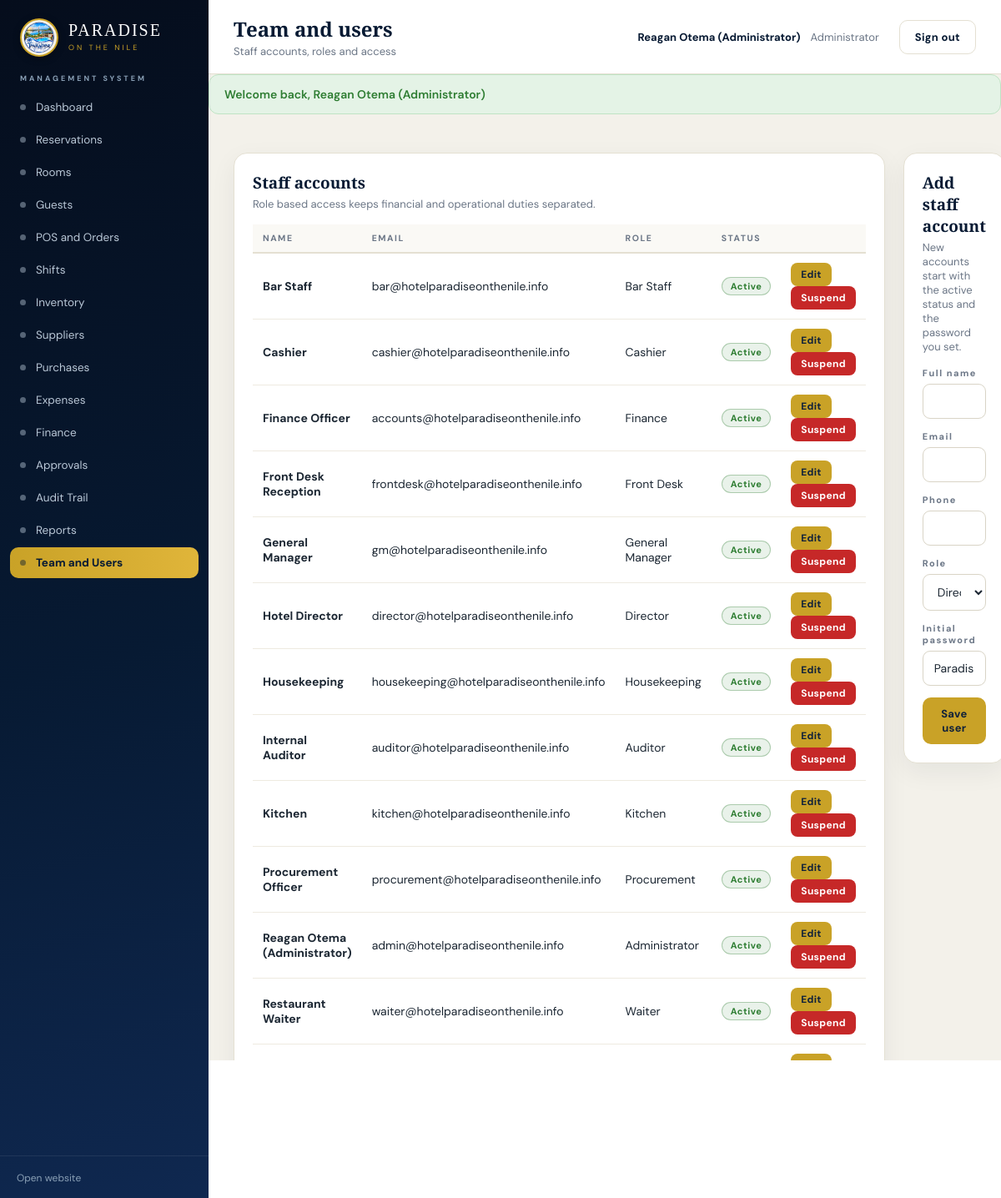
Page /backend-php/index.php?page=users (signed in) on the committed database.
### tables this page shows
CREATE TABLE IF NOT EXISTS users (
 id BIGINT UNSIGNED AUTO_INCREMENT PRIMARY KEY,
 hotel_id BIGINT UNSIGNED NULL,
 name VARCHAR(190) NOT NULL,
 email VARCHAR(190) UNIQUE NULL,
 phone VARCHAR(50) UNIQUE NULL,
 password_hash VARCHAR(255) NOT NULL,
 status ENUM('pending','active','suspended') DEFAULT 'pending',
 created_at TIMESTAMP NULL,
 updated_at TIMESTAMP NULL,
 FOREIGN KEY (hotel_id) REFERENCES hotels(id)
);

### backend-php/modules/users.php (the view, shortened to what this page needs)
<?php
$list=rows('SELECT u.*,GROUP_CONCAT(r.name) roles FROM users u LEFT JOIN user_roles ur ON ur.user_id=u.id LEFT JOIN roles r ON r.id=ur.role_id GROUP BY u.id ORDER BY u.name');
$roles=rows('SELECT * FROM roles ORDER BY id');
$edit=(int)($_GET['edit']??0); $eu=null; if($edit) $eu=row('SELECT u.*,GROUP_CONCAT(r.name) roles FROM users u LEFT JOIN user_roles ur ON ur.user_id=u.id LEFT JOIN roles r ON r.id=ur.role_id WHERE u.id=? GROUP BY u.id',[$edit]);
page_head('Team and users','users','Staff accounts, roles and access');
echo '<div class="twoCol"><div>';
echo '<div class="panel"><h2>Staff accounts</h2><p class="hint">Role based access keeps financial and operational duties separated.</p>';
echo '<table class="tbl"><thead><tr><th>Name</th><th>Email</th><th>Role</th><th>Status</th><th></th></tr></thead><tbody>';
foreach($list as $u){
 echo '<tr><td><b>'.e($u['name']).'</b></td><td>'.e($u['email']).'</td><td>'.e(implode(', ',array_map('role_label',explode(',',(string)$u['roles'])))).'</td><td>'.($u['status']==='active'?badge('Active','ok'):badge('Suspended','bad')).'</td><td style="white-space:nowrap">';
 echo '<a class="btn sm" href="'.BASE.'/index.php?page=users&edit='.(int)$u['id'].'">Edit</a> ';
 if($u['status']==='active'){ form_open('users','status',['id'=>$u['id']]); echo '<input type="hidden" name="nst" value="suspended"><button class="btn sm danger" onclick="return confirm(\'Suspend this account?\')">Suspend</button>'; form_close(); }
 else { form_open('users','status',['id'=>$u['id']]); echo '<input type="hidden" name="nst" value="active"><button class="btn sm tick">Activate</button>'; form_close(); }
 echo '</td></tr>';
}
echo '</tbody></table></div></div>';
echo '<div>';
$id=$edit?(int)$eu['id']:0; $curRole=$edit?(explode(',',(string)$eu['roles'])[0]):'receptionist';
echo '<div class="panel"><h2>'.($edit?'Edit staff account':'Add staff account').'</h2><p class="hint">New accounts start with the active status and the password you set.</p>';
echo '<div class="field"><label>Full name</label><input name="name" value="'.e($eu['name']??'').'" required></div>';
echo '<div class="field"><label>Email</label><input name="email" type="email" value="'.e($eu['email']??'').'" required></div>';
echo '<div class="field"><label>Phone</label><input name="phone" value="'.e($eu['phone']??'').'"></div>';
echo '<div class="field"><label>Role</label><select name="role">'; foreach($roles as $r){ if($r['name']==='super_admin') continue; echo '<option value="'.e($r['name']).'"'.checked($curRole,$r['name']).'>'.e(role_label($r['name'])).'</option>'; } echo '</select></div>';
if(!$edit){ echo '<div class="field"><label>Initial password</label><input name="password" value="Paradise2026"></div>'; }
echo '<button class="btn">Save user</button>'; form_close();
echo '</div></div></div>';
page_foot();

### backend-php/app/layout.php (shortened to what this page needs)
<?php
function nav_items(): array{
 return [
  'dashboard'=>'Dashboard','reservations'=>'Reservations','rooms'=>'Rooms','guests'=>'Guests',
  'pos'=>'POS and Orders','shifts'=>'Shifts','inventory'=>'Inventory','suppliers'=>'Suppliers',
  'purchases'=>'Purchases','expenses'=>'Expenses','finance'=>'Finance','approvals'=>'Approvals',
  'audit'=>'Audit Trail','reports'=>'Reports','users'=>'Team and Users'
 ];
}
function page_head(string $title,string $active='dashboard',string $sub=''): void{
 $u=current_user();
 $flash=flash_out();
 $items=nav_items();
 echo '<!doctype html><html lang="en"><head><meta charset="utf-8"><meta name="viewport" content="width=device-width,initial-scale=1">';
 echo '<link rel="stylesheet" href="'.BASE.'/assets/admin.css">';
 echo '</head><body><div class="app">';
 echo '<aside class="side"><a class="sideBrand" href="'.BASE.'/index.php?page=dashboard"><img class="sideLogo" src="'.SITE_URL.'/images/logo-256.png" alt="Hotel Paradise on the Nile logo"><span class="sbText"><span>PARADISE</span><small>ON THE NILE</small></span></a>';
 echo '<div class="sideLabel">MANAGEMENT SYSTEM</div><nav class="sideNav">';
 foreach($items as $k=>$lbl){
  $on=$k===$active?' class="on"':'';
  echo '<a href="'.BASE.'/index.php?page='.$k.'"'.$on.'><span class="dot"></span>'.e($lbl).'</a>';
 }
 echo '</nav><div class="sideFoot"><a href="'.SITE_URL.'/" target="_blank">Open website</a></div></aside>';
 echo '<div class="main"><header class="top"><div><h1 class="pageTitle">'.e($title).'</h1>'.($sub?'<p class="pageSub">'.e($sub).'</p>':'').'</div><div class="topRight"><span class="who">'.e($u['name']??'').'</span>'.role_label(roles_of()[0]??'').'</span><span>'
 .'</span><a class="btnGhost" href="'.BASE.'/index.php?page=logout">Sign out</a></div></header>';
 if($flash){ echo '<div class="flash '.e($flash['type']).'">'.e($flash['msg']).'</div>'; }
 echo '<div class="content">';
}
function page_foot(): void{
 echo '</div></div></div></body></html>';
}
function checked(string $v,string $c): string{ return $v===$c?' checked':''; }
function form_open(string $page,string $action='',array $extra=[]): void{
 $qs=array_merge(['page'=>$page,'act'=>$action?:''],$extra);
 echo '<form method="post" action="'.BASE.'/index.php?'.http_build_query($qs).'">';
}
function form_close(): void{ echo '</form>'; }

### backend-php/app/bootstrap.php (shortened to what this page needs)
<?php
function db(): PDO{
 static $pdo=null;
 if($pdo===null){
  $pdo=new PDO('mysql:host='.DB_HOST.';dbname='.DB_NAME.';charset=utf8mb4',DB_USER,DB_PASS,[
   PDO::ATTR_ERRMODE=>PDO::ERRMODE_EXCEPTION,
   PDO::ATTR_DEFAULT_FETCH_MODE=>PDO::FETCH_ASSOC
  ]);
 }
 return $pdo;
}
function q(string $sql,array $p=[]){ $st=db()->prepare($sql); $st->execute($p); return $st; }
function rows(string $sql,array $p=[]){ return q($sql,$p)->fetchAll(); }
function e($v=null): string{ return htmlspecialchars((string)$v,ENT_QUOTES,'UTF-8'); }
function current_user(): ?array{ return $_SESSION['user']??null; }
function roles_of(): array{ return $_SESSION['roles']??[]; }
function page_allowed(string $page): bool{
 $u=current_user(); if(!$u) return false;
 $r=roles_of();
 if(in_array('super_admin',$r)) return true;
 $map=[
  'dashboard'=>[],
  'reservations'=>['receptionist','general_manager','director','accountant','events_manager'],
  'rooms'=>['receptionist','housekeeping','general_manager','director','maintenance'],
  'guests'=>['receptionist','general_manager','director','accountant'],
  'pos'=>['waiter','bar_staff','cashier','kitchen','general_manager','director'],
  'shifts'=>['cashier','general_manager','director','accountant'],
  'inventory'=>['storekeeper','general_manager','director','accountant'],
  'suppliers'=>['procurement','storekeeper','general_manager','director','accountant'],
  'purchases'=>['procurement','storekeeper','general_manager','director','accountant'],
  'expenses'=>['accountant','general_manager','director','receptionist','housekeeping','kitchen'],
  'finance'=>['accountant','general_manager','director','cashier'],
  'approvals'=>['general_manager','director','accountant'],
  'audit'=>['auditor','general_manager','director','accountant'],
  'reports'=>['general_manager','director','accountant','auditor'],
  'users'=>['general_manager','director']
 ];
 $allowed=$map[$page]??[];
 return (bool)array_intersect($r,$allowed);
}
function flash_out(): ?array{ if(isset($_SESSION['flash'])){ $f=$_SESSION['flash']; unset($_SESSION['flash']); return $f;} return null; }
function badge(string $text,string $tone='grey'): string{
 $tones=['ok'=>'#2e7d32','warn'=>'#b26a00','bad'=>'#c62828','gold'=>'#C9A227','navy'=>'#1E3A5F','blue'=>'#0B5D78','grey'=>'#64748b'];
 $c=$tones[$tone]??$tones['grey'];
 return '<span class="badge" style="background:'.$c.'1a;color:'. $c.';border:1px solid '.$c.'55">'.e($text).'</span>';
}
function role_label(string $r): string{
 $map=['super_admin'=>'Administrator','director'=>'Director','general_manager'=>'General Manager','accountant'=>'Finance','cashier'=>'Cashier','receptionist'=>'Front Desk','waiter'=>'Waiter','bar_staff'=>'Bar Staff','kitchen'=>'Kitchen','storekeeper'=>'Storekeeper','procurement'=>'Procurement','housekeeping'=>'Housekeeping','auditor'=>'Auditor'];
 return $map[$r]??str_replace('_',' ',$r);
}

### backend-php/assets/admin.css (style rules this page uses)
:root { --gold:#C9A227;--navy:#071A33;--navy2:#0f2850;--nile:#0B5D78;--ivory:#f6f3ea;--ink:#1c2733;--muted:#6b7686;--line:#e4e0d2;--bg:#f3f1ea }
* { box-sizing:border-box }
html,body { margin:0;padding:0 }
body { font-family:'DM Sans',system-ui,sans-serif;background:var(--bg);color:var(--ink);font-size:14px }
h1,h2,h3,h4 { font-family:'Playfair Display',serif;font-weight:600;margin:0 }
a { color:inherit;text-decoration:none }
button { font-family:inherit;cursor:pointer }
.app { display:flex;min-height:100vh }
.side { width:250px;background:linear-gradient(165deg,#050d1c,#071A33 55%,#0f2850);color:#dfe7f0;flex:none;display:flex;flex-direction:column;position:fixed;top:0;bottom:0;left:0;overflow-y:auto;z-index:20 }
.sideBrand { padding:22px 24px 12px;color:#fff;display:flex;align-items:center;gap:12px }
.sideLogo { width:46px;height:46px;border-radius:50%;object-fit:cover;border:2.5px solid var(--gold);flex:none;background:var(--ivory);padding:2px;box-shadow:0 2px 10px #00000055 }
.sideBrand .sbText { font-family:'Playfair Display',serif;letter-spacing:2px;line-height:1.15 }
.sideBrand .sbText span { font-size:20px;display:block }
.sideBrand .sbText small { font-family:'DM Sans';color:var(--gold);font-size:9px;letter-spacing:3px }
.sideLabel { margin:8px 24px 6px;font-size:9px;letter-spacing:3px;color:#8aa0b6;font-weight:700 }
.sideNav { flex:1;padding:4px 12px 16px }
.sideNav a { display:flex;align-items:center;gap:12px;padding:10px 12px;border-radius:10px;color:#b9c7d6;font-size:13.5px;margin-bottom:2px }
.sideNav a.on { background:linear-gradient(90deg,#C9A227,#e0b53a);color:#071A33;font-weight:700 }
.sideNav .dot { width:7px;height:7px;border-radius:50%;background:currentColor;opacity:.45;flex:none }
.sideFoot { padding:16px 20px;border-top:1px solid #ffffff14 }
.sideFoot a { color:#8aa0b6;font-size:12px }
.main { margin-left:250px;flex:1;min-width:0;display:flex;flex-direction:column }
.top { background:#fff;border-bottom:1px solid var(--line);padding:18px 30px;display:flex;align-items:center;justify-content:space-between;gap:20px;position:sticky;top:0;z-index:10 }
.pageTitle { font-size:24px;color:var(--navy) }
.pageSub { margin:2px 0 0;color:var(--muted);font-size:13px }
.topRight { display:flex;align-items:center;gap:12px;color:var(--muted);font-size:13px }
.who { color:var(--navy);font-weight:700 }
.content { padding:26px 30px 60px;flex:1 }
.flash { border-radius:12px;padding:14px 18px;margin:0 0 20px;font-weight:600;font-size:14px }
.flash.ok { background:#e4f3e6;color:#2e7d32;border:1px solid #bfe3c4 }
.panel { background:#fff;border:1px solid var(--line);border-radius:16px;padding:22px;margin-bottom:22px;box-shadow:0 10px 30px #071A3310 }
.panel h2 { font-size:19px;color:var(--navy);margin-bottom:4px }
.panel .hint { color:var(--muted);font-size:13px;margin:0 0 16px }
table.tbl { width:100%;border-collapse:collapse }
.tbl th { text-align:left;font-size:10.5px;letter-spacing:1.5px;color:var(--muted);text-transform:uppercase;padding:10px 12px;border-bottom:2px solid var(--line);background:#faf9f5 }
.tbl td { padding:11px 12px;border-bottom:1px solid #eeeae0;vertical-align:middle }
.badge { display:inline-block;padding:3px 10px;border-radius:999px;font-size:11px;font-weight:700;letter-spacing:.5px }
.btn,.btnGhost { display:inline-flex;align-items:center;gap:7px;background:var(--gold);color:#10213a;padding:11px 18px;border-radius:10px;font-weight:700;font-size:13px;border:0;letter-spacing:.3px }
.btnGhost { background:transparent;color:var(--navy);border:1px solid var(--line) }
.btn.sm,.btnGhost.sm { padding:6px 12px;font-size:12px;border-radius:8px }
.btn.danger { background:#c62828;color:#fff }
.field { margin-bottom:14px }
.field label { display:block;font-size:11px;letter-spacing:1.5px;font-weight:700;color:var(--muted);margin-bottom:6px }
.field input,.field select,.field textarea { width:100%;padding:11px 13px;border:1px solid #d9d4c6;border-radius:9px;font-family:inherit;font-size:14px;background:#fff;color:var(--ink) }
.twoCol { display:grid;grid-template-columns:1.4fr 1fr;gap:22px;align-items:start }

### rows in the picture
users: name "Reagan Otema (Administrator)", email "admin@hotelparadiseonthenile.info", roles "Administrator"
users: name "Bar Staff", email "bar@hotelparadiseonthenile.info", roles "Bar Staff"
users: name "Cashier", email "cashier@hotelparadiseonthenile.info", roles "Cashier"
users: name "Finance Officer", email "accounts@hotelparadiseonthenile.info", roles "Finance"
users: name "Front Desk Reception", email "frontdesk@hotelparadiseonthenile.info", roles "Front Desk"
users: name "General Manager", email "gm@hotelparadiseonthenile.info", roles "General Manager"
users: name "Hotel Director", email "director@hotelparadiseonthenile.info", roles "Director"
users: name "Housekeeping", email "housekeeping@hotelparadiseonthenile.info", roles "Housekeeping"
users: name "Internal Auditor", email "auditor@hotelparadiseonthenile.info", roles "Auditor"
users: name "Kitchen", email "kitchen@hotelparadiseonthenile.info", roles "Kitchen"
users: name "Procurement Officer", email "procurement@hotelparadiseonthenile.info", roles "Procurement"
users: name "Restaurant Waiter", email "waiter@hotelparadiseonthenile.info", roles "Waiter"

### other values in the picture
$lbl "Dashboard"
$lbl "Reservations"
$lbl "Rooms"
$lbl "Guests"
$lbl "POS and Orders"
$lbl "Shifts"
$lbl "Inventory"
$lbl "Suppliers"
$lbl "Purchases"
$lbl "Expenses"
$lbl "Finance"
$lbl "Approvals"
$lbl "Audit Trail"
$lbl "Reports"
$lbl "Team and Users"
